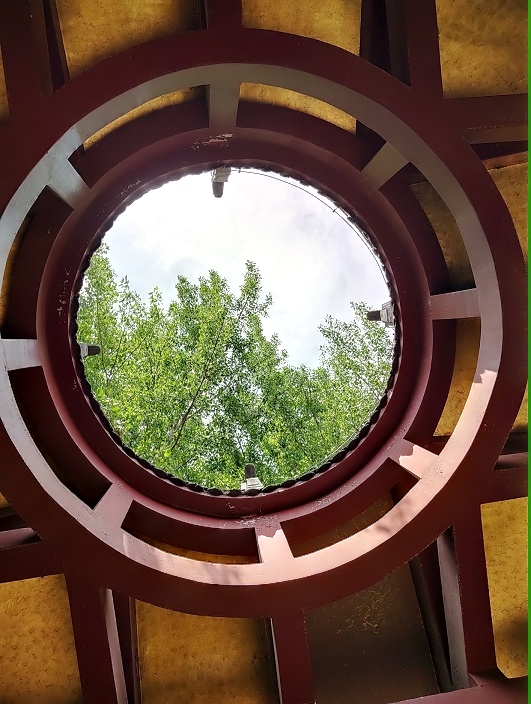
//> input picture ltm/gradient_guidedfilter/input/1.jpg, 531 x 704 px
$ ./1 input/1.jpg out.png   (built with g++ and OpenCV 4)
//> lines starting //> are read from the running program, lines starting //| are printed output that depends on the picture
### ltm/gradient_guidedfilter/gradient_guidedfilter.hpp
#include <opencv2/opencv.hpp>
#include <opencv2/core/core.hpp>
#include <opencv2/opencv.hpp>
#include <opencv2/core/core.hpp>
#include <opencv2/highgui/highgui.hpp>
#include <math.h>
#include <string.h>
#include <stdio.h>
#include <errno.h>
#include <dirent.h>
#include <unistd.h>
#include <omp.h>

using namespace cv;
using namespace std;

class MyGradientGuidedfilterTest{
    public:
        MyGradientGuidedfilterTest();
        ~MyGradientGuidedfilterTest();

		Mat Run(Mat I, Mat p, int r, float eps);
};

### ltm/gradient_guidedfilter/gradient_guidedfilter.cpp
#include "gradient_guidedfilter.hpp"

MyGradientGuidedfilterTest::MyGradientGuidedfilterTest() {
}

MyGradientGuidedfilterTest::~MyGradientGuidedfilterTest() {
}

Mat MyGradientGuidedfilterTest::Run(Mat I, Mat p, int r, float eps) {
//> called with r = 5, eps = 0.8
    Mat n_mat = Mat::ones(I.size(), I.type());
    boxFilter(n_mat, n_mat, -1, Size(r, r));

    Mat mean_I, mean_p, mean_Ip, cov_Ip, mean_II, var_I;
    boxFilter(I, mean_I, -1, Size(r, r));
    mean_I = mean_I / n_mat;

    boxFilter(p, mean_p, -1, Size(r, r));
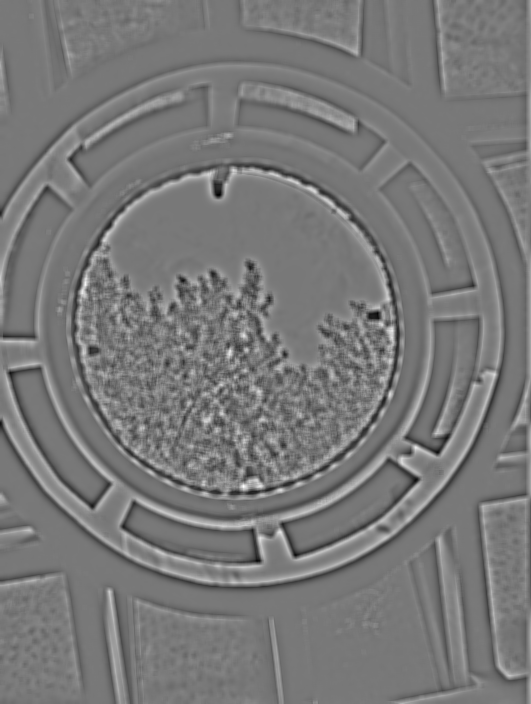
//> mean_p: 704 rows x 531 cols, CV_32FC1; min -0.315, max 0.35, mean 3.73e-06; drawn with min black and max white
    mean_p = mean_p / n_mat;

    boxFilter(I.mul(p), mean_Ip, -1, Size(r, r));
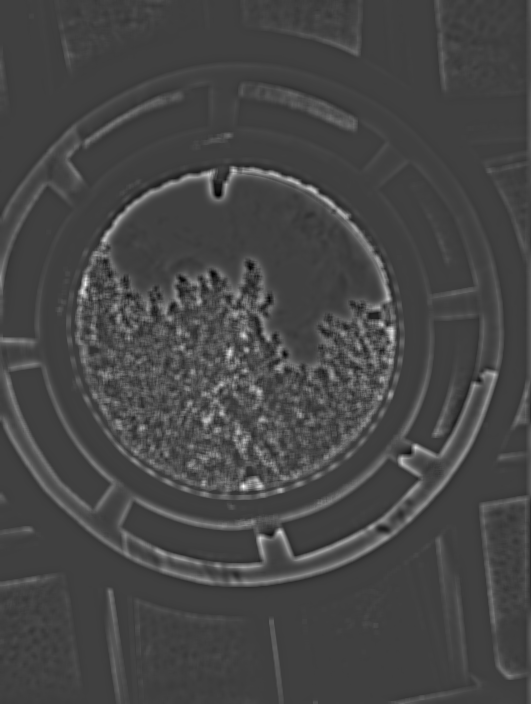
//> mean_Ip: 704 rows x 531 cols, CV_32FC1; min -0.114, max 0.34, mean 0.012; drawn with min black and max white
    mean_Ip = mean_Ip / n_mat;

    cov_Ip  = mean_Ip - mean_I.mul(mean_p);
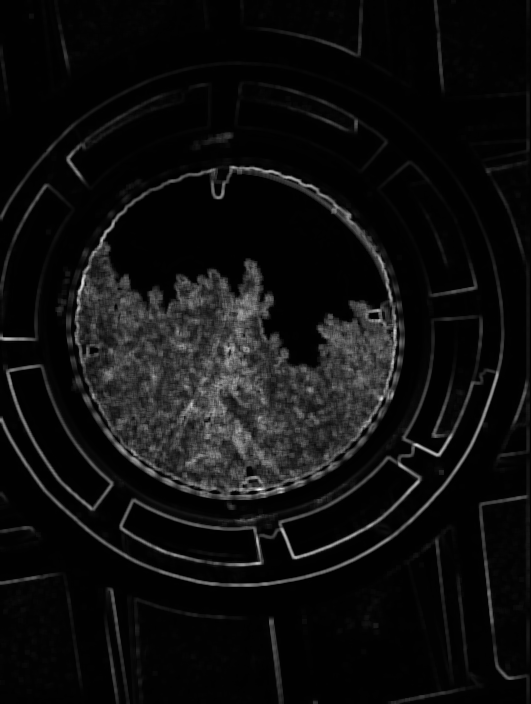
//> cov_Ip: 704 rows x 531 cols, CV_32FC1; min -0.000983, max 0.131, mean 0.00708; drawn with min black and max white

    boxFilter(I.mul(I), mean_II, -1, Size(r, r));
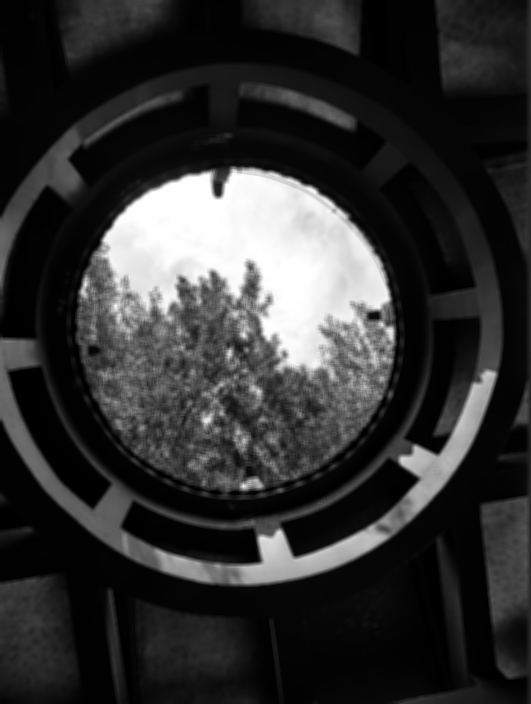
//> mean_II: 704 rows x 531 cols, CV_32FC1; min 1.17e-05, max 1, mean 0.198
    mean_II = mean_II / n_mat;

    var_I   = mean_II - mean_I.mul(mean_I);

    double minv, maxv;
    minMaxLoc(p, &minv, &maxv);
//> minv = -0.654; maxv = 0.689
    double epsilon = pow((0.001 * (maxv - minv)), 2);
//> epsilon = 1.8e-06

    int r1 = r;
    Mat n1_mat = Mat::ones(I.size(), I.type());
    boxFilter(n1_mat, n1_mat, -1, Size(r1, r1));

    Mat mean_I1, mean_II1, var_I1;
    boxFilter(I, mean_I1, -1, Size(r1, r1));
    mean_I1 = mean_I1 / n1_mat;

    boxFilter(I.mul(I), mean_II1, -1, Size(r1, r1));
    mean_II1 = mean_II1 / n1_mat;
    var_I1   = mean_II1 - mean_I1.mul(mean_I1);

    Mat chi_I;
    sqrt(var_I1.mul(var_I), chi_I);
    Mat weight = (chi_I + epsilon) / (mean(chi_I)[0] + epsilon);

    minMaxLoc(chi_I,&minv,&maxv);
//> minv = 0; maxv = 0.166
    Mat gamma = (4/(mean(chi_I)[0]-minv)) * (chi_I-mean(chi_I)[0]);
    exp(gamma, gamma);
    gamma = 1.0 - 1.0 / (1.0 + gamma);

    Mat a = (cov_Ip + (eps / weight).mul(gamma)) / (var_I + eps / weight);
    Mat b = mean_p - a.mul(mean_I);

    Mat mean_a, mean_b;
    boxFilter(a, mean_a, -1, Size(r, r));
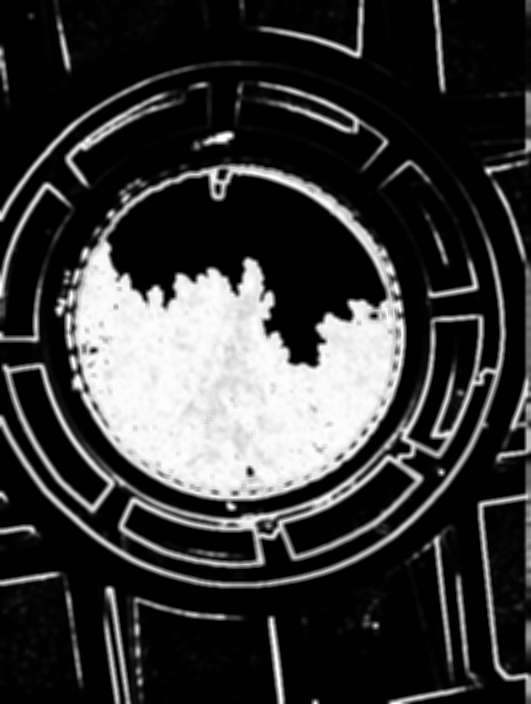
//> mean_a: 704 rows x 531 cols, CV_32FC1; min 0.0281, max 1.52, mean 0.36; drawn with min black and max white
    mean_a = mean_a / n_mat;

    boxFilter(b, mean_b, -1, Size(r, r));
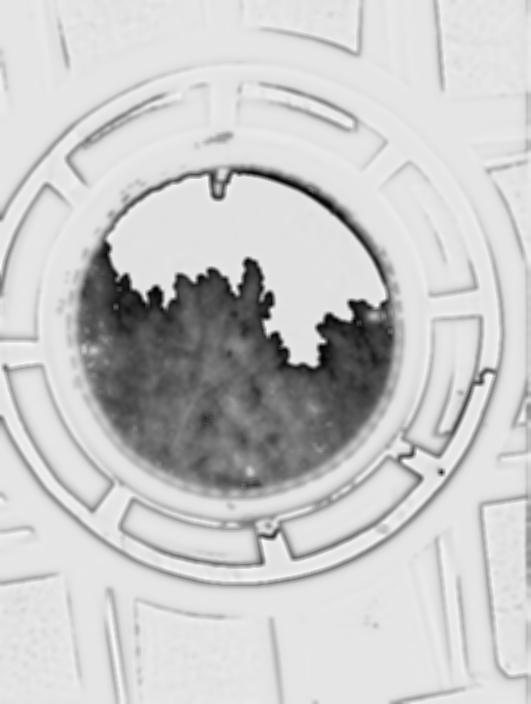
//> mean_b: 704 rows x 531 cols, CV_32FC1; min -1.33, max 0.142, mean -0.166; drawn with min black and max white
    mean_b = mean_b / n_mat;

    Mat out = mean_a.mul(I) + mean_b;

	return out;
}

### ltm/gradient_guidedfilter/1.cpp
#include <opencv2/opencv.hpp>
#include <opencv2/core/core.hpp>
#include <opencv2/highgui/highgui.hpp>
#include <math.h>
#include <stdio.h>
#include <stdlib.h>
#include <cstdio>
#include <cstdlib>
#include <opencv2/imgproc/imgproc.hpp>
#include <opencv2/ximgproc.hpp>
#include <stdio.h>
#include "gradient_guidedfilter.hpp"

int main(int argc, char* argv[]) {
    Mat src = imread(argv[1], 0);
    imshow("src", src);
    src.convertTo(src, CV_32FC1, 1/255.0);

    int r = 5;
    float eps = 0.8;

    Mat src_gf = src.clone();
    ximgproc::guidedFilter(src, src_gf, src_gf, r, eps, -1);
    Mat p = src - src_gf;
    imshow("p", abs(p));

	MyGradientGuidedfilterTest *my_gradient_guidedfilter_test = new MyGradientGuidedfilterTest();
    Mat edge = my_gradient_guidedfilter_test->Run(src, p, r, eps);
    imshow("edge", abs(edge));

    Mat dst = src_gf + edge;
    imshow("dst1", dst);

    dst = src - edge;
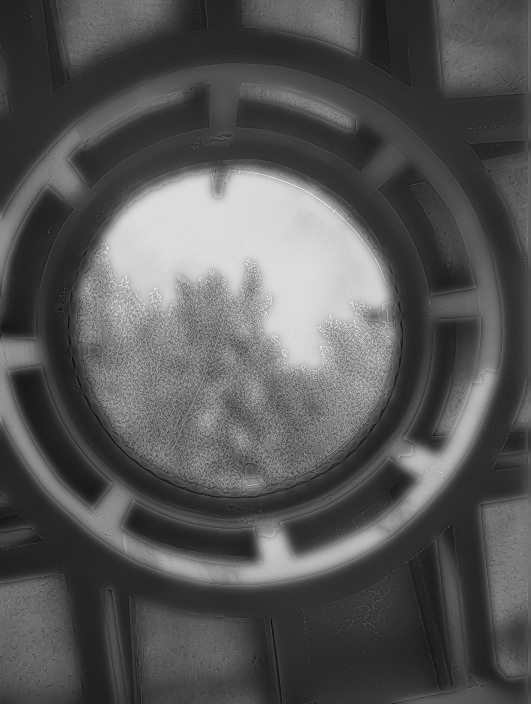
//> dst: 704 rows x 531 cols, CV_32FC1; min -0.0919, max 1.17, mean 0.341; drawn with min black and max white
    imshow("dst2", dst);
    waitKey(0);

    imwrite(argv[2], dst);

    return 0;
}
